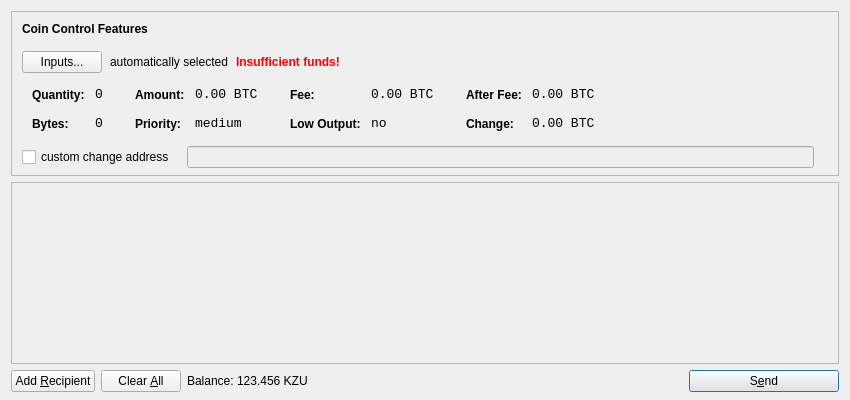
<?xml version="1.0" encoding="UTF-8"?>
<ui version="4.0">
 <class>SendCoinsDialog</class>
 <widget class="QDialog" name="SendCoinsDialog">
  <property name="geometry">
   <rect>
    <x>0</x>
    <y>0</y>
    <width>850</width>
    <height>400</height>
   </rect>
  </property>
  <property name="windowTitle">
   <string>Send Coins</string>
  </property>
  <layout class="QVBoxLayout" name="verticalLayout" stretch="0,1,0">
   <property name="bottomMargin">
    <number>8</number>
   </property>
   <item>
    <widget class="QFrame" name="frameCoinControl">
     <property name="sizePolicy">
      <sizepolicy hsizetype="Expanding" vsizetype="Expanding">
       <horstretch>0</horstretch>
       <verstretch>0</verstretch>
      </sizepolicy>
     </property>
     <property name="maximumSize">
      <size>
       <width>16777215</width>
       <height>16777215</height>
      </size>
     </property>
     <property name="frameShape">
      <enum>QFrame::StyledPanel</enum>
     </property>
     <property name="frameShadow">
      <enum>QFrame::Sunken</enum>
     </property>
     <layout class="QVBoxLayout" name="verticalLayoutCoinControl2">
      <property name="spacing">
       <number>-1</number>
      </property>
      <property name="leftMargin">
       <number>0</number>
      </property>
      <property name="topMargin">
       <number>0</number>
      </property>
      <property name="rightMargin">
       <number>0</number>
      </property>
      <property name="bottomMargin">
       <number>6</number>
      </property>
      <item>
       <layout class="QVBoxLayout" name="verticalLayoutCoinControl" stretch="0,0,0,0,1">
        <property name="spacing">
         <number>0</number>
        </property>
        <property name="leftMargin">
         <number>10</number>
        </property>
        <property name="topMargin">
         <number>10</number>
        </property>
        <item>
         <layout class="QHBoxLayout" name="horizontalLayoutCoinControl1">
          <property name="bottomMargin">
           <number>15</number>
          </property>
          <item>
           <widget class="QLabel" name="labelCoinControlFeatures">
            <property name="sizePolicy">
             <sizepolicy hsizetype="Preferred" vsizetype="Maximum">
              <horstretch>0</horstretch>
              <verstretch>0</verstretch>
             </sizepolicy>
            </property>
            <property name="font">
             <font>
              <weight>75</weight>
              <bold>true</bold>
             </font>
            </property>
            <property name="styleSheet">
             <string notr="true">font-weight:bold;</string>
            </property>
            <property name="text">
             <string>Coin Control Features</string>
            </property>
           </widget>
          </item>
         </layout>
        </item>
        <item>
         <layout class="QHBoxLayout" name="horizontalLayoutCoinControl2" stretch="0,0,0,0">
          <property name="spacing">
           <number>8</number>
          </property>
          <property name="bottomMargin">
           <number>10</number>
          </property>
          <item>
           <widget class="QPushButton" name="pushButtonCoinControl">
            <property name="styleSheet">
             <string notr="true"/>
            </property>
            <property name="text">
             <string>Inputs...</string>
            </property>
           </widget>
          </item>
          <item>
           <widget class="QLabel" name="labelCoinControlAutomaticallySelected">
            <property name="text">
             <string>automatically selected</string>
            </property>
            <property name="margin">
             <number>5</number>
            </property>
           </widget>
          </item>
          <item>
           <widget class="QLabel" name="labelCoinControlInsuffFunds">
            <property name="font">
             <font>
              <weight>75</weight>
              <bold>true</bold>
             </font>
            </property>
            <property name="styleSheet">
             <string notr="true">color:red;font-weight:bold;</string>
            </property>
            <property name="text">
             <string>Insufficient funds!</string>
            </property>
            <property name="margin">
             <number>5</number>
            </property>
           </widget>
          </item>
          <item>
           <spacer name="horizontalSpacerCoinControl">
            <property name="orientation">
             <enum>Qt::Horizontal</enum>
            </property>
            <property name="sizeHint" stdset="0">
             <size>
              <width>40</width>
              <height>1</height>
             </size>
            </property>
           </spacer>
          </item>
         </layout>
        </item>
        <item>
         <widget class="QWidget" name="widgetCoinControl" native="true">
          <property name="sizePolicy">
           <sizepolicy hsizetype="Preferred" vsizetype="Preferred">
            <horstretch>0</horstretch>
            <verstretch>0</verstretch>
           </sizepolicy>
          </property>
          <property name="minimumSize">
           <size>
            <width>0</width>
            <height>0</height>
           </size>
          </property>
          <property name="styleSheet">
           <string notr="true"/>
          </property>
          <layout class="QHBoxLayout" name="horizontalLayoutCoinControl5">
           <property name="margin">
            <number>0</number>
           </property>
           <item>
            <layout class="QHBoxLayout" name="horizontalLayoutCoinControl3" stretch="0,0,0,1">
             <property name="spacing">
              <number>20</number>
             </property>
             <property name="topMargin">
              <number>0</number>
             </property>
             <property name="bottomMargin">
              <number>10</number>
             </property>
             <item>
              <layout class="QFormLayout" name="formLayoutCoinControl1">
               <property name="horizontalSpacing">
                <number>10</number>
               </property>
               <property name="verticalSpacing">
                <number>14</number>
               </property>
               <property name="leftMargin">
                <number>10</number>
               </property>
               <property name="topMargin">
                <number>4</number>
               </property>
               <property name="rightMargin">
                <number>6</number>
               </property>
               <item row="0" column="0">
                <widget class="QLabel" name="labelCoinControlQuantityText">
                 <property name="styleSheet">
                  <string notr="true">font-weight:bold;</string>
                 </property>
                 <property name="text">
                  <string>Quantity:</string>
                 </property>
                 <property name="margin">
                  <number>0</number>
                 </property>
                </widget>
               </item>
               <item row="0" column="1">
                <widget class="QLabel" name="labelCoinControlQuantity">
                 <property name="font">
                  <font>
                   <family>Monospace</family>
                   <pointsize>10</pointsize>
                  </font>
                 </property>
                 <property name="cursor">
                  <cursorShape>IBeamCursor</cursorShape>
                 </property>
                 <property name="contextMenuPolicy">
                  <enum>Qt::ActionsContextMenu</enum>
                 </property>
                 <property name="text">
                  <string notr="true">0</string>
                 </property>
                 <property name="margin">
                  <number>0</number>
                 </property>
                 <property name="textInteractionFlags">
                  <set>Qt::LinksAccessibleByMouse|Qt::TextSelectableByKeyboard|Qt::TextSelectableByMouse</set>
                 </property>
                </widget>
               </item>
               <item row="1" column="0">
                <widget class="QLabel" name="labelCoinControlBytesText">
                 <property name="styleSheet">
                  <string notr="true">font-weight:bold;</string>
                 </property>
                 <property name="text">
                  <string>Bytes:</string>
                 </property>
                </widget>
               </item>
               <item row="1" column="1">
                <widget class="QLabel" name="labelCoinControlBytes">
                 <property name="font">
                  <font>
                   <family>Monospace</family>
                   <pointsize>10</pointsize>
                  </font>
                 </property>
                 <property name="cursor">
                  <cursorShape>IBeamCursor</cursorShape>
                 </property>
                 <property name="contextMenuPolicy">
                  <enum>Qt::ActionsContextMenu</enum>
                 </property>
                 <property name="text">
                  <string notr="true">0</string>
                 </property>
                 <property name="textInteractionFlags">
                  <set>Qt::LinksAccessibleByMouse|Qt::TextSelectableByKeyboard|Qt::TextSelectableByMouse</set>
                 </property>
                </widget>
               </item>
              </layout>
             </item>
             <item>
              <layout class="QFormLayout" name="formLayoutCoinControl2">
               <property name="horizontalSpacing">
                <number>10</number>
               </property>
               <property name="verticalSpacing">
                <number>14</number>
               </property>
               <property name="leftMargin">
                <number>6</number>
               </property>
               <property name="topMargin">
                <number>4</number>
               </property>
               <property name="rightMargin">
                <number>6</number>
               </property>
               <item row="0" column="0">
                <widget class="QLabel" name="labelCoinControlAmountText">
                 <property name="styleSheet">
                  <string notr="true">font-weight:bold;</string>
                 </property>
                 <property name="text">
                  <string>Amount:</string>
                 </property>
                 <property name="margin">
                  <number>0</number>
                 </property>
                </widget>
               </item>
               <item row="0" column="1">
                <widget class="QLabel" name="labelCoinControlAmount">
                 <property name="font">
                  <font>
                   <family>Monospace</family>
                   <pointsize>10</pointsize>
                  </font>
                 </property>
                 <property name="cursor">
                  <cursorShape>IBeamCursor</cursorShape>
                 </property>
                 <property name="contextMenuPolicy">
                  <enum>Qt::ActionsContextMenu</enum>
                 </property>
                 <property name="text">
                  <string notr="true">0.00 BTC</string>
                 </property>
                 <property name="textInteractionFlags">
                  <set>Qt::LinksAccessibleByMouse|Qt::TextSelectableByKeyboard|Qt::TextSelectableByMouse</set>
                 </property>
                </widget>
               </item>
               <item row="1" column="0">
                <widget class="QLabel" name="labelCoinControlPriorityText">
                 <property name="styleSheet">
                  <string notr="true">font-weight:bold;</string>
                 </property>
                 <property name="text">
                  <string>Priority:</string>
                 </property>
                </widget>
               </item>
               <item row="1" column="1">
                <widget class="QLabel" name="labelCoinControlPriority">
                 <property name="font">
                  <font>
                   <family>Monospace</family>
                   <pointsize>10</pointsize>
                  </font>
                 </property>
                 <property name="cursor">
                  <cursorShape>IBeamCursor</cursorShape>
                 </property>
                 <property name="contextMenuPolicy">
                  <enum>Qt::ActionsContextMenu</enum>
                 </property>
                 <property name="text">
                  <string>medium</string>
                 </property>
                 <property name="textInteractionFlags">
                  <set>Qt::LinksAccessibleByMouse|Qt::TextSelectableByKeyboard|Qt::TextSelectableByMouse</set>
                 </property>
                </widget>
               </item>
              </layout>
             </item>
             <item>
              <layout class="QFormLayout" name="formLayoutCoinControl3">
               <property name="horizontalSpacing">
                <number>10</number>
               </property>
               <property name="verticalSpacing">
                <number>14</number>
               </property>
               <property name="leftMargin">
                <number>6</number>
               </property>
               <property name="topMargin">
                <number>4</number>
               </property>
               <property name="rightMargin">
                <number>6</number>
               </property>
               <item row="0" column="0">
                <widget class="QLabel" name="labelCoinControlFeeText">
                 <property name="styleSheet">
                  <string notr="true">font-weight:bold;</string>
                 </property>
                 <property name="text">
                  <string>Fee:</string>
                 </property>
                 <property name="margin">
                  <number>0</number>
                 </property>
                </widget>
               </item>
               <item row="0" column="1">
                <widget class="QLabel" name="labelCoinControlFee">
                 <property name="font">
                  <font>
                   <family>Monospace</family>
                   <pointsize>10</pointsize>
                  </font>
                 </property>
                 <property name="cursor">
                  <cursorShape>IBeamCursor</cursorShape>
                 </property>
                 <property name="contextMenuPolicy">
                  <enum>Qt::ActionsContextMenu</enum>
                 </property>
                 <property name="text">
                  <string notr="true">0.00 BTC</string>
                 </property>
                 <property name="textInteractionFlags">
                  <set>Qt::LinksAccessibleByMouse|Qt::TextSelectableByKeyboard|Qt::TextSelectableByMouse</set>
                 </property>
                </widget>
               </item>
               <item row="1" column="0">
                <widget class="QLabel" name="labelCoinControlLowOutputText">
                 <property name="styleSheet">
                  <string notr="true">font-weight:bold;</string>
                 </property>
                 <property name="text">
                  <string>Low Output:</string>
                 </property>
                </widget>
               </item>
               <item row="1" column="1">
                <widget class="QLabel" name="labelCoinControlLowOutput">
                 <property name="font">
                  <font>
                   <family>Monospace</family>
                   <pointsize>10</pointsize>
                  </font>
                 </property>
                 <property name="cursor">
                  <cursorShape>IBeamCursor</cursorShape>
                 </property>
                 <property name="contextMenuPolicy">
                  <enum>Qt::ActionsContextMenu</enum>
                 </property>
                 <property name="text">
                  <string>no</string>
                 </property>
                 <property name="textInteractionFlags">
                  <set>Qt::LinksAccessibleByMouse|Qt::TextSelectableByKeyboard|Qt::TextSelectableByMouse</set>
                 </property>
                </widget>
               </item>
              </layout>
             </item>
             <item>
              <layout class="QFormLayout" name="formLayoutCoinControl4">
               <property name="horizontalSpacing">
                <number>10</number>
               </property>
               <property name="verticalSpacing">
                <number>14</number>
               </property>
               <property name="leftMargin">
                <number>6</number>
               </property>
               <property name="topMargin">
                <number>4</number>
               </property>
               <property name="rightMargin">
                <number>6</number>
               </property>
               <item row="0" column="0">
                <widget class="QLabel" name="labelCoinControlAfterFeeText">
                 <property name="styleSheet">
                  <string notr="true">font-weight:bold;</string>
                 </property>
                 <property name="text">
                  <string>After Fee:</string>
                 </property>
                 <property name="margin">
                  <number>0</number>
                 </property>
                </widget>
               </item>
               <item row="0" column="1">
                <widget class="QLabel" name="labelCoinControlAfterFee">
                 <property name="font">
                  <font>
                   <family>Monospace</family>
                   <pointsize>10</pointsize>
                  </font>
                 </property>
                 <property name="cursor">
                  <cursorShape>IBeamCursor</cursorShape>
                 </property>
                 <property name="contextMenuPolicy">
                  <enum>Qt::ActionsContextMenu</enum>
                 </property>
                 <property name="text">
                  <string notr="true">0.00 BTC</string>
                 </property>
                 <property name="textInteractionFlags">
                  <set>Qt::LinksAccessibleByMouse|Qt::TextSelectableByKeyboard|Qt::TextSelectableByMouse</set>
                 </property>
                </widget>
               </item>
               <item row="1" column="0">
                <widget class="QLabel" name="labelCoinControlChangeText">
                 <property name="styleSheet">
                  <string notr="true">font-weight:bold;</string>
                 </property>
                 <property name="text">
                  <string>Change:</string>
                 </property>
                </widget>
               </item>
               <item row="1" column="1">
                <widget class="QLabel" name="labelCoinControlChange">
                 <property name="font">
                  <font>
                   <family>Monospace</family>
                   <pointsize>10</pointsize>
                  </font>
                 </property>
                 <property name="cursor">
                  <cursorShape>IBeamCursor</cursorShape>
                 </property>
                 <property name="contextMenuPolicy">
                  <enum>Qt::ActionsContextMenu</enum>
                 </property>
                 <property name="text">
                  <string notr="true">0.00 BTC</string>
                 </property>
                 <property name="textInteractionFlags">
                  <set>Qt::LinksAccessibleByMouse|Qt::TextSelectableByKeyboard|Qt::TextSelectableByMouse</set>
                 </property>
                </widget>
               </item>
              </layout>
             </item>
            </layout>
           </item>
          </layout>
         </widget>
        </item>
        <item>
         <layout class="QHBoxLayout" name="horizontalLayoutCoinControl4" stretch="0,0,0">
          <property name="spacing">
           <number>12</number>
          </property>
          <property name="sizeConstraint">
           <enum>QLayout::SetDefaultConstraint</enum>
          </property>
          <property name="topMargin">
           <number>5</number>
          </property>
          <property name="rightMargin">
           <number>5</number>
          </property>
          <item>
           <widget class="QCheckBox" name="checkBoxCoinControlChange">
            <property name="text">
             <string>custom change address</string>
            </property>
           </widget>
          </item>
          <item>
           <widget class="QLineEdit" name="lineEditCoinControlChange">
            <property name="enabled">
             <bool>false</bool>
            </property>
            <property name="sizePolicy">
             <sizepolicy hsizetype="Expanding" vsizetype="Fixed">
              <horstretch>0</horstretch>
              <verstretch>0</verstretch>
             </sizepolicy>
            </property>
           </widget>
          </item>
          <item>
           <widget class="QLabel" name="labelCoinControlChangeLabel">
            <property name="sizePolicy">
             <sizepolicy hsizetype="Preferred" vsizetype="Expanding">
              <horstretch>0</horstretch>
              <verstretch>0</verstretch>
             </sizepolicy>
            </property>
            <property name="minimumSize">
             <size>
              <width>0</width>
              <height>0</height>
             </size>
            </property>
            <property name="text">
             <string/>
            </property>
            <property name="margin">
             <number>3</number>
            </property>
           </widget>
          </item>
         </layout>
        </item>
        <item>
         <spacer name="verticalSpacerCoinControl">
          <property name="orientation">
           <enum>Qt::Vertical</enum>
          </property>
          <property name="sizeHint" stdset="0">
           <size>
            <width>800</width>
            <height>1</height>
           </size>
          </property>
         </spacer>
        </item>
       </layout>
      </item>
     </layout>
    </widget>
   </item>
   <item>
    <widget class="QScrollArea" name="scrollArea">
     <property name="widgetResizable">
      <bool>true</bool>
     </property>
     <widget class="QWidget" name="scrollAreaWidgetContents">
      <property name="geometry">
       <rect>
        <x>0</x>
        <y>0</y>
        <width>830</width>
        <height>165</height>
       </rect>
      </property>
      <layout class="QVBoxLayout" name="verticalLayout_2">
       <property name="margin">
        <number>0</number>
       </property>
       <item>
        <layout class="QVBoxLayout" name="entries">
         <property name="spacing">
          <number>6</number>
         </property>
        </layout>
       </item>
       <item>
        <spacer name="verticalSpacer">
         <property name="orientation">
          <enum>Qt::Vertical</enum>
         </property>
         <property name="sizeHint" stdset="0">
          <size>
           <width>20</width>
           <height>40</height>
          </size>
         </property>
        </spacer>
       </item>
      </layout>
     </widget>
    </widget>
   </item>
   <item>
    <layout class="QHBoxLayout" name="horizontalLayout">
     <item>
      <widget class="QPushButton" name="addButton">
       <property name="toolTip">
        <string>Send to multiple recipients at once</string>
       </property>
       <property name="text">
        <string>Add &amp;Recipient</string>
       </property>
       <property name="icon">
        <iconset resource="../bitcoin.qrc">
         <normaloff>:/icons/add</normaloff>:/icons/add</iconset>
       </property>
       <property name="autoDefault">
        <bool>false</bool>
       </property>
      </widget>
     </item>
     <item>
      <widget class="QPushButton" name="clearButton">
       <property name="sizePolicy">
        <sizepolicy hsizetype="Minimum" vsizetype="Fixed">
         <horstretch>0</horstretch>
         <verstretch>0</verstretch>
        </sizepolicy>
       </property>
       <property name="toolTip">
        <string>Remove all transaction fields</string>
       </property>
       <property name="text">
        <string>Clear &amp;All</string>
       </property>
       <property name="icon">
        <iconset resource="../bitcoin.qrc">
         <normaloff>:/icons/remove</normaloff>:/icons/remove</iconset>
       </property>
       <property name="autoRepeatDelay">
        <number>300</number>
       </property>
       <property name="autoDefault">
        <bool>false</bool>
       </property>
      </widget>
     </item>
     <item>
      <layout class="QHBoxLayout" name="horizontalLayout_2">
       <property name="spacing">
        <number>3</number>
       </property>
       <item>
        <widget class="QLabel" name="label">
         <property name="text">
          <string>Balance:</string>
         </property>
        </widget>
       </item>
       <item>
        <widget class="QLabel" name="labelBalance">
         <property name="cursor">
          <cursorShape>IBeamCursor</cursorShape>
         </property>
         <property name="text">
          <string>123.456 KZU</string>
         </property>
         <property name="textInteractionFlags">
          <set>Qt::LinksAccessibleByMouse|Qt::TextSelectableByKeyboard|Qt::TextSelectableByMouse</set>
         </property>
        </widget>
       </item>
      </layout>
     </item>
     <item>
      <spacer name="horizontalSpacer">
       <property name="orientation">
        <enum>Qt::Horizontal</enum>
       </property>
       <property name="sizeHint" stdset="0">
        <size>
         <width>40</width>
         <height>20</height>
        </size>
       </property>
      </spacer>
     </item>
     <item>
      <widget class="QPushButton" name="sendButton">
       <property name="minimumSize">
        <size>
         <width>150</width>
         <height>0</height>
        </size>
       </property>
       <property name="toolTip">
        <string>Confirm the send action</string>
       </property>
       <property name="text">
        <string>S&amp;end</string>
       </property>
       <property name="icon">
        <iconset resource="../bitcoin.qrc">
         <normaloff>:/icons/send</normaloff>:/icons/send</iconset>
       </property>
       <property name="default">
        <bool>true</bool>
       </property>
      </widget>
     </item>
    </layout>
   </item>
  </layout>
 </widget>
 <resources>
  <include location="../bitcoin.qrc"/>
 </resources>
 <connections/>
</ui>
